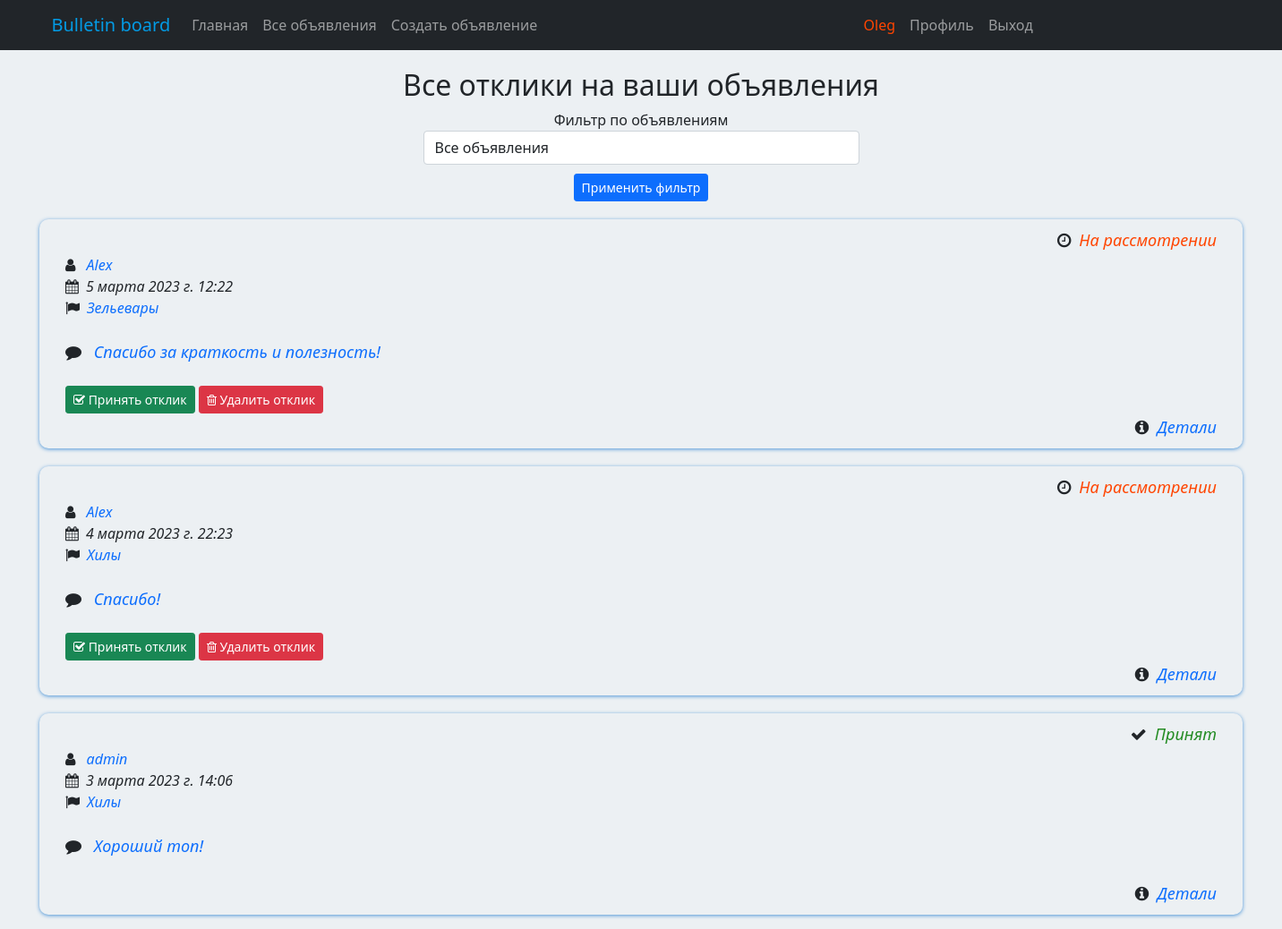
Screenshot of /board/ads/user/replies/ (signed in) with the database file from the repository.
### board/models.py (models this page shows, shortened)
class Reply(models.Model):
    post = models.ForeignKey(Post, on_delete=models.CASCADE)
    user = models.ForeignKey(User, on_delete=models.CASCADE)
    reply_text = models.TextField()
    date_creation = models.DateTimeField(auto_now_add=True)
    reply_accept = models.BooleanField(default=False)

class Post(models.Model):
    author = models.ForeignKey(User, on_delete=models.CASCADE)
    post_title = models.CharField(max_length=256)
    post_content = RichTextField()
    post_category = models.ForeignKey(Category, on_delete=models.CASCADE)
    date_creation = models.DateTimeField(auto_now_add=True)
    def __str__(self):
        return self.post_title

class Category(models.Model):
    category_name = models.CharField(max_length=64, unique=True)
    subscribers = models.ManyToManyField(User, related_name='categories')
    def __str__(self):
        return self.category_name

### board/views.py (the view)
# urls.py: path('ads/user/replies/', PostsUserReplies.as_view(), name='user_replies'),
class PostsUserReplies(LoginRequiredMixin, ListView):
    model = Reply
    template_name = 'posts_user_replies.html'
    context_object_name = 'replies'
    def get_context_data(self, **kwargs):
        queryset = Reply.objects.filter(post__author_id=self.request.user.pk).order_by('-date_creation')
        context = super().get_context_data(**kwargs)
        context['filter'] = PostFilter(self.request.GET, queryset, request=self.request.user.pk)
        return context

### templates/posts_user_replies.html (shortened to what this page needs)
{% extends 'default.html' %}
{% load crispy_forms_filters %}
{% load static %}
{% load spurl %}
{% block content %}
<h2 style="margin-top: 20px">Все отклики на ваши объявления</h2>
<link rel="stylesheet" href="{% static 'css/index.css' %}"/>
<div class="d-flex justify-content-center">
    <div class="row">
        <div class="col-lg-12 text-center">
        <form method="GET">
        {{ filter.form|crispy }}
        <input class="btn btn-primary btn-sm" style="margin-top: 10px" type="submit" value="Применить фильтр">
    </form>
        </div>
    </div>
</div>
{% if filter.qs %}
{% for repl in filter.qs %}
<div class="class=m-b-0 font-medium btn-rounded" style="margin-top: 20px">
    <table width="100%" border="0">
        <tr>
            <td align="right">
                <font size="4">
                {% if repl.reply_accept %}
                <span class="icon"><i class="fa fa-check"></i></span>&ensp;<i><span style="color: forestgreen;">Принят</span></i>
                {% else %}
                <span class="icon"><i class="fa fa-clock-o"></i></span>&ensp;<i><span style="color: orangered;">На рассмотрении</span></i>
                {% endif %}
                </font>
            </td>
        </tr>
    </table>
    <table style="width: 1350px;" width="100%" border="0">
    <tr>
        <td align="justify">
            <font size="3">
                <span class="icon">
                    <i class="fa fa-user"></i></span>&ensp;
                <i><a href="{% url 'profile_detail' repl.user.id %}" style="text-decoration: none;">{{ repl.user }}</a></i>&emsp;
                <br>
                <span class="icon">
                    <i class="fa fa-calendar"></i></span>&ensp;<i>{{ repl.date_creation }}</i>
                <br>
                <span class="icon"><i class="fa fa-flag"></i></span>&ensp;<i><a href="{% url 'category_list' repl.post.post_category.id %}" style="text-decoration: none;">{{ repl.post.post_category }}</a></i>
                <br><br>
                <font size="4">
                <span class="icon"><i class="fa fa-comment"></i></span>&ensp;<span style="color: black;"><i>
                <a href="{% url 'post_reply_detail' repl.id %}" style="text-decoration: none;">
                {{ repl.reply_text}}</a></i></span>
                 </font>
                <br><br>
            {% if not repl.reply_accept %}
            <a href="{% url 'reply_accept' repl.id %}" class="btn btn btn-success btn-sm"><span class="icon"><i class="fa fa-check-square-o"></i></span>&nbsp;Принять отклик</a>
            <a href="{% url 'reply_delete' repl.id %}" class="btn btn btn-danger btn-sm"><span class="icon"><i class="fa fa-trash-o"></i></span>&nbsp;Удалить отклик</a>
            {% endif %}
            </font>
        </td>
    </tr>
</table>
<table width="100%" border="0">
    <tr>
        <td align="right">
            <font size="4">
        <span class="icon"><i class="fa fa-info-circle"></i></span>&nbsp;
            <i><a href="{% url 'post_reply_detail' repl.id %}" style="text-decoration: none;">Детали</a></i>
            </font>
        </td>
    </tr>
</table>
</div>
{% endfor %}
{% else %}
<h3 style="margin-top: 50px">Пока нет ни одного отклика!</h3>
{% endif %}
{% endblock content %}

### templates/default.html (shortened to what this page needs)
<!DOCTYPE html>
<html lang="en">
<head>
    {% load static %}
    <link href="{% static 'css/styles.css' %}" rel="stylesheet"/>
    <link rel="stylesheet" href="//cdnjs.cloudflare.com/ajax/libs/font-awesome/4.1.0/css/font-awesome.min.css">
</head>
<body style="background-color: #ecf0f3; margin: 32px">
<nav class="navbar fixed-top navbar-expand-lg navbar-dark bg-dark static-top">
    <div class="container" style="width: 800px">
        <a class="navbar-brand" href="/"><span style="color: #039BE5; ">Bulletin board</span></a>
        <div class="collapse navbar-collapse" id="navbarResponsive">
            <ul class="nav navbar-nav ml-auto">
                <li class="nav-item active">
                    <a class="nav-link" href="/main/">Главная</a>
                </li>
                <li class="nav-item active">
                    <a class="nav-link" href="{% url 'post_list' %}">Все объявления</a>
                </li>
                <li class="nav-item active">
                    <a class="nav-link" href="{% url 'post_create' %}">Создать объявление</a>
                </li>
            </ul>
        </div>
    </div>
    <div class="container" style="width: 450px">
    <div class="navbar-collapse collapse" id="navbarNav">
            <ul class="nav navbar-nav ml-auto">
                <li class="nav-item active">
                </li>
                <li class="nav-item active">
                    {% if user.is_authenticated %}
                    <a class="nav-link"><span style="color: orangered;">{{ request.user.username }}</span></a>
                    {% endif %}
                </li>
                <li class="nav-item active">
                    {% if user.is_authenticated %}
                    <a class="nav-link" href="{% url 'profile' %}">Профиль</a>
                    {% else %}
                    <a class="nav-link" href='{% url "login" %}'>Вход</a>
                    {% endif %}
                </li>
                <li class="nav-item active">
                    {% if user.is_authenticated %}
                    <a class="nav-link" href='{% url "logout" %}'>Выход</a>
                    {% endif %}
                </li>
            </ul>
        </div>
    </div>
</nav>
<div class="container">
    <div class="row">
        <div class="col-lg-12 text-center flexContainer" style="background-color: rgba(0, 0, 0, 0.0);" >
            <br>
            {% block content %}
            {% endblock content %}
        </div>
    </div>
</div>
</body>
</html>

### static/css/index.css (style rules this page uses)
body { background-color: #f9f9fa; }
.text-center { text-align: center; background-color: #ecf0f3 }
.btn-rounded { border-radius: 10px; padding: 9px 28px; -webkit-box-shadow: 0 1px 4px 0 rgb(102, 177, 246); box-shadow: 0 1px 4px 0 rgb(77, 149, 215); }

### rows the page displays
Reply: reply_accept False (drawn), user "Alex", date_creation "5 марта 2023 г. 12:22", post.post_category "Зельевары", reply_text "Спасибо за краткость и полезность!"
Reply: reply_accept False (drawn), user "Alex", date_creation "4 марта 2023 г. 22:23", post.post_category "Хилы", reply_text "Спасибо!"
Reply: reply_accept True (drawn), user "admin", date_creation "3 марта 2023 г. 14:06", post.post_category "Хилы", reply_text "Хороший топ!"

### other values shown
{{ request.user.username }} "Oleg"
